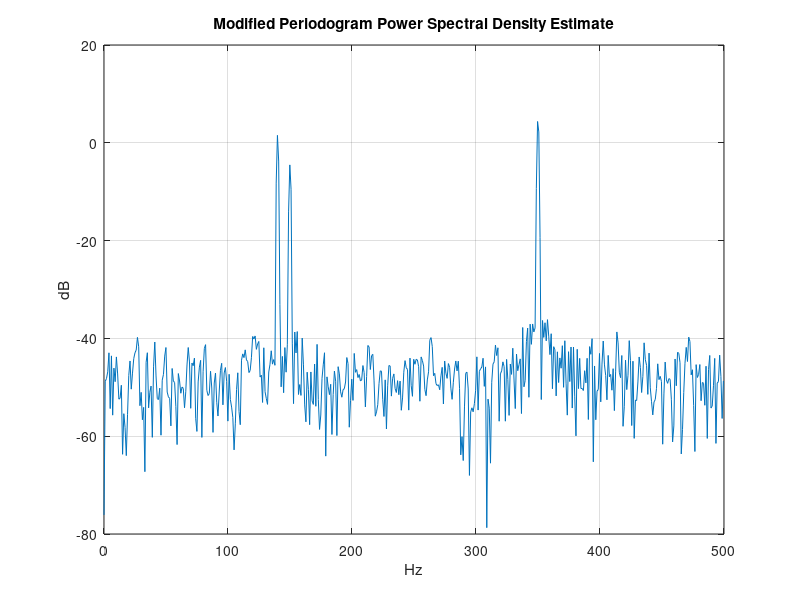

Recreate this plot in MATLAB.
fs = 1000;                % Sampling frequency
t = (0:fs)/fs;            % One second worth of samples
A = [1 2 3];                % Sinusoid amplitudes (row vector)
f = [150;140;350];            % Sinusoid frequencies (column vector)
xn = A*sin(2*pi*f*t) + 0.1*randn(size(t));

[Pxx,F] = periodogram(xn,hamming(length(xn)),length(xn),fs);
plot(F,10*log10(Pxx))
xlabel('Hz'); ylabel('dB');
title('Modified Periodogram Power Spectral Density Estimate');
grid
